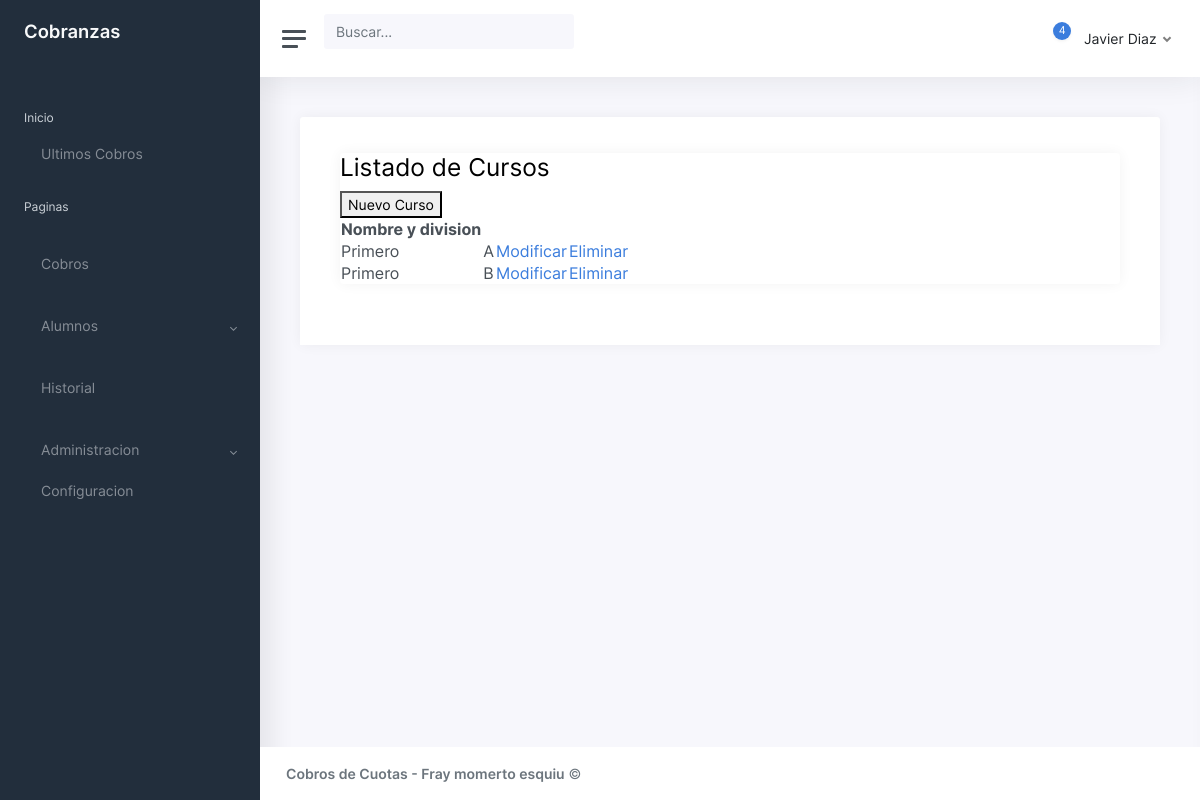
Page /listado-curso on the committed database.
### Sistema/models.py (models this page shows, shortened)
class Curso(models.Model):
    nombre = models.CharField(max_length=15, null=False, blank=False)
    division = models.CharField(max_length=5, unique=True, null=True)

### Sistema/views.py (the view)
# urls.py: path('listado-curso', listado_curso, name="listado_curso"),
def listado_curso(request):
    cursos = Curso.objects.all()
    data = {
        'cursos':cursos
        }
    return render(request, 'Sistema/listado_cursos.html', data)

### Sistema/templates/Sistema/listado_cursos.html
{% extends 'Sistema/base.html' %}
{% block contenido %}
<h2>Listado de Cursos</h2>
<a href="{% url 'nuevo_curso' %}"><button >Nuevo Curso</button></a>
<table>
    <tr>
        <th>Nombre y division</th>
    </tr>
    {% for c in cursos %}
    <tr>
        <td>{{ c.nombre }}</td>
        <td>{{ c.division }}</td>
        <td><a href="{% url 'modificar_curso' c.pk %}">Modificar</a></td>
        <td><a href="#" onclick="return confirm('Esta Seguro?')">Eliminar </a></td>
    </tr>
    {% endfor %}
</table>
{% endblock %}

### rows in the picture
Curso: nombre "Primero", division "A"
Curso: nombre "Primero", division "B"
